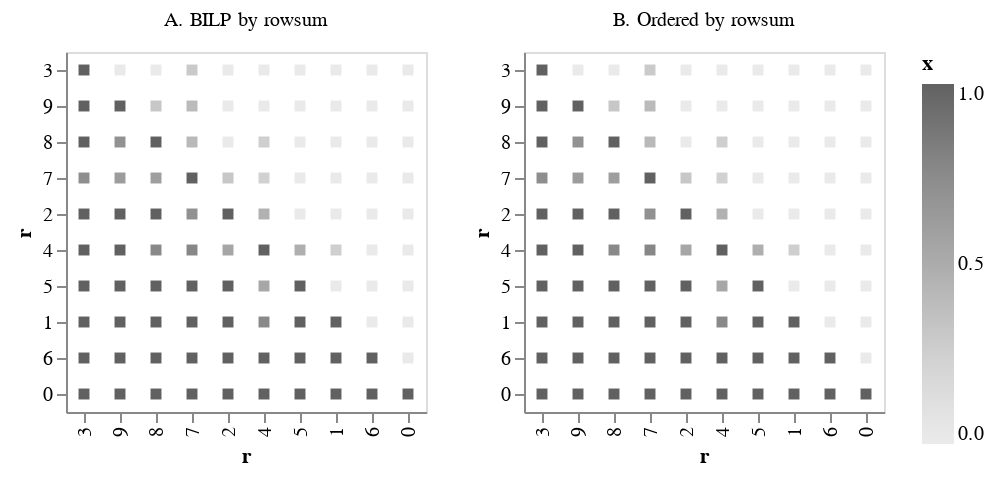

This figure's notebook cell:
### Code cell
import altair as alt
alt.data_transformers.disable_max_rows()

all_df = pd.DataFrame(columns=["i","j","x","Label","oi","oj"])
for ix,Xstar in enumerate(Xstars):
    x = pd.DataFrame(Xstar)
    df = x.stack().reset_index()
    df.columns=["i","j","x"]
    df["oi"] = df["i"].copy()
    df["oj"] = df["j"].copy()
    df["i"] = record_ixs[ix][df["i"]]
    df["j"] = record_ixs[ix][df["j"]]
    df["Label"] = labels[ix]
    all_df = all_df.append(df)

#all_df = all_df.loc[(all_df.x != 0) & (all_df.x != 1)]
alt.Chart(all_df).mark_square().encode(
    x=alt.X(
        'i:N',
        axis=alt.Axis(labelOverlap="parity"),
        title="r",
        sort=alt.EncodingSortField(field="oi",order="ascending") # The order to sort in
    ),
    y=alt.Y(
        'j:N',
        axis=alt.Axis(labelOverlap="parity"),
        title="r",
        sort=alt.EncodingSortField(field="oj",order="ascending") # The order to sort in
    ),
    color=alt.Color("x",scale=alt.Scale(scheme='greys'))
).properties(
    width=180,
    height=180
).facet(
    column=alt.Column("Label:N", title=None)
).resolve_scale(x='independent',y='independent')

### Figure 1 — Vega-Lite specification as saved in the notebook (floating-point values rounded to 4 significant figures; data arrays with more than 128 entries replaced by an {"elided": "..."} marker saying what was removed)
{"$schema": "https://vega.github.io/schema/vega-lite/v3.4.0.json", "config": {"mark": {"tooltip": null}, "view": {"height": 300, "width": 400}}, "data": {"name": "data-df84cabd972bb2c405a8b88785787fb7"}, "datasets": {"data-df84cabd972bb2c405a8b88785787fb7": {"elided": "200 records"}}, "facet": {"column": {"field": "Label", "title": null, "type": "nominal"}}, "resolve": {"scale": {"x": "independent", "y": "independent"}}, "spec": {"encoding": {"color": {"field": "x", "scale": {"scheme": "greys"}, "type": "quantitative"}, "x": {"axis": {"labelOverlap": "parity"}, "field": "i", "sort": {"field": "oi", "order": "ascending"}, "title": "r", "type": "nominal"}, "y": {"axis": {"labelOverlap": "parity"}, "field": "j", "sort": {"field": "oj", "order": "ascending"}, "title": "r", "type": "nominal"}}, "height": 180, "mark": "square", "width": 180}}
